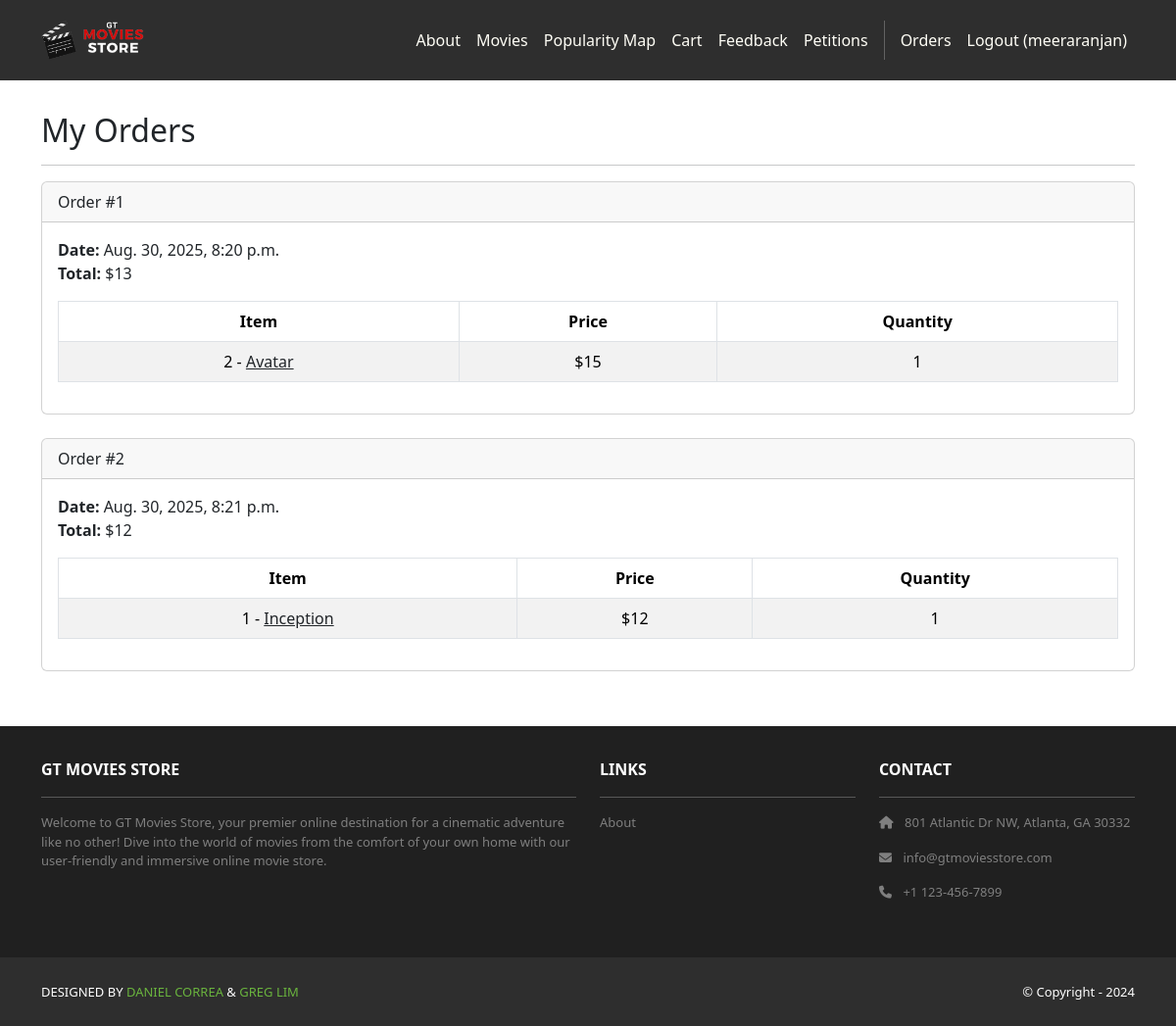
Page /accounts/orders/ (signed in) on the committed database.
### cart/models.py (models this page shows, shortened)
class Order(models.Model):
    id = models.AutoField(primary_key=True)
    total = models.IntegerField()
    date = models.DateTimeField(auto_now_add=True)
    user = models.ForeignKey(User, on_delete=models.CASCADE)

class Item(models.Model):
    id = models.AutoField(primary_key=True)
    price = models.IntegerField()
    quantity = models.IntegerField()
    order = models.ForeignKey(Order, on_delete=models.CASCADE)
    movie = models.ForeignKey(Movie, on_delete=models.CASCADE)

### movies/models.py (models this page shows, shortened)
class Movie(models.Model):
    id = models.AutoField(primary_key=True)
    name = models.CharField(max_length=255)
    price = models.IntegerField()
    description = models.TextField()
    image = models.ImageField(upload_to='movie_images/')

### accounts/views.py (the view)
# urls.py: path('orders/', views.orders, name='accounts.orders'),
@login_required
def orders(request):
    template_data = {}
    template_data['title'] = 'Orders'
    template_data['orders'] = request.user.order_set.all()
    return render(request, 'accounts/orders.html',  {'template_data': template_data})

### accounts/templates/accounts/orders.html
{% extends 'base.html' %}
{% block content %}
<div class="p-3">
    <div class="container">
        <div class="row mt-3">
            <div class="col mx-auto mb-3">
                <h2>My Orders</h2>
                <hr />
                {% for order in template_data.orders %}
                <div class="card mb-4">
                    <div class="card-header">
                        Order #{{ order.id }}
                    </div>
                    <div class="card-body">
                        <b>Date:</b> {{ order.date }}<br />
                        <b>Total:</b> ${{ order.total }}<br />
                        <table class="table table-bordered table-striped text-center mt-3">
                            <thead>
                                <tr>
                                    <th scope="col">Item</th>
                                    <th scope="col">Price</th>
                                    <th scope="col">Quantity</th>
                                </tr>
                            </thead>
                            <tbody>
                                {% for item in order.item_set.all %}
                                <tr>
                                    <td>
                                        {{ item.movie.id }} -
                                        <a class="link-dark" href="{% url 'movie_detail' pk=item.movie.id %}">
                                            {{ item.movie.name }}
                                        </a>
                                    </td>
                                    <td>${{ item.movie.price }}</td>
                                    <td>{{ item.quantity }}</td>
                                </tr>
                                {% endfor %}
                            </tbody>
                        </table>
                    </div>
                </div>
                {% endfor %}
            </div>
        </div>
    </div>
</div>
{% endblock content %}

### moviesstore/templates/base.html (shortened to what this page needs)
<!DOCTYPE html>
<html>
    {% load static %}
    <head>
        <link href=
        "https://cdn.jsdelivr.net/npm/bootstrap@5.3.3/dist/css/bootstrap.min.css" rel="stylesheet"
>
        <link rel=
        "stylesheet" href="https://cdnjs.cloudflare.com/ajax/libs/font-awesome/6.1.1/css/all.min.css">
        <link rel="stylesheet" type="text/css" href="{% static 'css/style.css' %}">
    </head>
    <body>
        <nav class="p-3 navbar navbar-dark bg-dark navbar-expand-lg">
            <div class="container">
                <a class="navbar-brand" href="{% url 'home.index' %}">
                    <img src="{% static 'img/logo.png' %}" alt="logo" height="40" />
                </a>
                <div class="collapse navbar-collapse" id="navbarNavAltMarkup">
                    <div class="navbar-nav ms-auto navbar-ml">
                        <a class="nav-link" href="{% url 'home.about' %}">About</a>
                        <a class="nav-link" href= "{% url 'movies.index' %}">Movies</a>
                        <a class="nav-link" href="{% url 'local_popularity_map' %}">Popularity Map</a>
                        <a class="nav-link" href="{% url 'cart.index' %}">Cart</a>
                        <a class="nav-link" href="{% url 'cart.all_feedback' %}">Feedback</a>
                        <a class="nav-link" href="{% url 'petition_list' %}">Petitions</a>
                        {% if user.is_authenticated %}
                        <a class="nav-link" href="{% url 'accounts.orders' %}">Orders</a>
                        <a class="nav-link" href="{% url 'accounts.logout' %}">Logout ({{user.username }})</a>
                        {% else %}
                        <a class="nav-link" href="{% url 'accounts.login' %}">Login</a>
                        <a class="nav-link" href="{% url 'accounts.signup' %}">Sign Up</a>
                        {% endif %}
                    </div>
                </div>
            </div>
        </nav>
        <div>
            {% block content %}
            {% endblock content %}
        </div>
        <section class="p-3 ms-footer">
            <div class="container">
                <div class="row mt-3 text-white">
                    <div class="col-md-6 col-lg-6 col-xl-6 mx-auto mb-4">
                        <b>GT MOVIES STORE</b>
                        <hr />
                        <p>Welcome to GT Movies Store, your premier online destination for a cinematic
                        adventure like no other! Dive into the world of movies from the comfort of your own home with our user-friendly
                        and immersive online movie store.</p>
                    </div>
                    <div class="col-md-3 col-lg-3 col-xl-3 mx-auto mb-4">
                        <b>LINKS</b>
                        <hr />
                        <p><a class="nav-link" href="{% url 'home.about' %}">About</a></p>
                    </div>
                    <div class="col-md-3 col-lg-3 col-xl-3 mx-auto mb-4">
                        <b>CONTACT</b>
                        <hr />
                        <p><i class="fas fa-home me-2"></i> 801 Atlantic Dr NW, Atlanta, GA 30332</p>
                        <p><i class="fas fa-envelope me-2"></i> info@gtmoviesstore.com</p>
                        <p><i class="fas fa-phone me-2"></i> +1 123-456-7899</p>
                    </div>
                </div>
            </div>
        </section>
        <section class="p-3 ms-footer-bottom bg-dark">
            <div class="container d-flex justify-content-between">
                <div class="me-5 text-white">
                    <span>DESIGNED BY <a href="https://www.x.com/danielgarax" target="_blank">DANIEL CORREA</a> & <a href="https://www.x.com/greglim81" target="_blank">GREG LIM</a>
                    </span>
                </div>
                <div class="text-white">
                    <span>© Copyright - 2024</span>
                </div>
            </div>
        </section>
    </body>
</html>

### moviesstore/static/css/style.css (style rules this page uses)
.navbar a.nav-link { color: #FFFEF6 !important; }
.bg-dark { background-color: #2E2E2E !important; }
.ms-footer { background-color: #202020; }
.ms-footer p { color: #7F7F7F; font-size: 13px; }
.ms-footer-bottom span { font-size: 13px; line-height: 38px; }
.ms-footer-bottom a { color: #6ab43e; text-decoration: none; }

### rows in the picture
Order: id "1", date "Aug. 30, 2025, 8:20 p.m.", total "13"
Item: movie.id "2", movie.name "Avatar", movie.price "15", quantity "1"
Order: id "2", date "Aug. 30, 2025, 8:21 p.m.", total "12"
Item: movie.id "1", movie.name "Inception", movie.price "12", quantity "1"

### other values in the picture
{{ user.username }} "meeraranjan"
